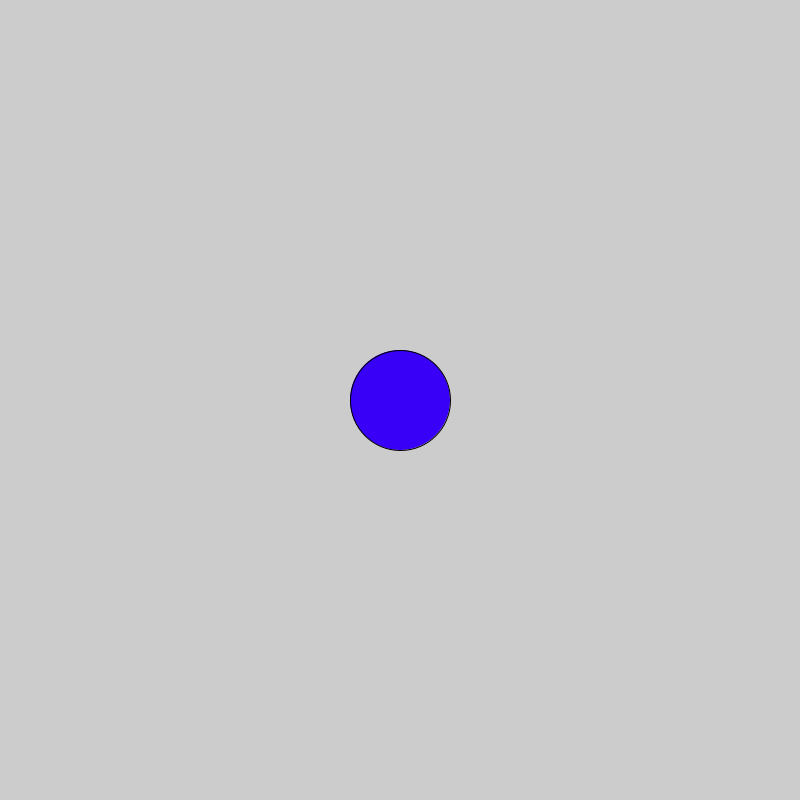
Frame 1 (no input)
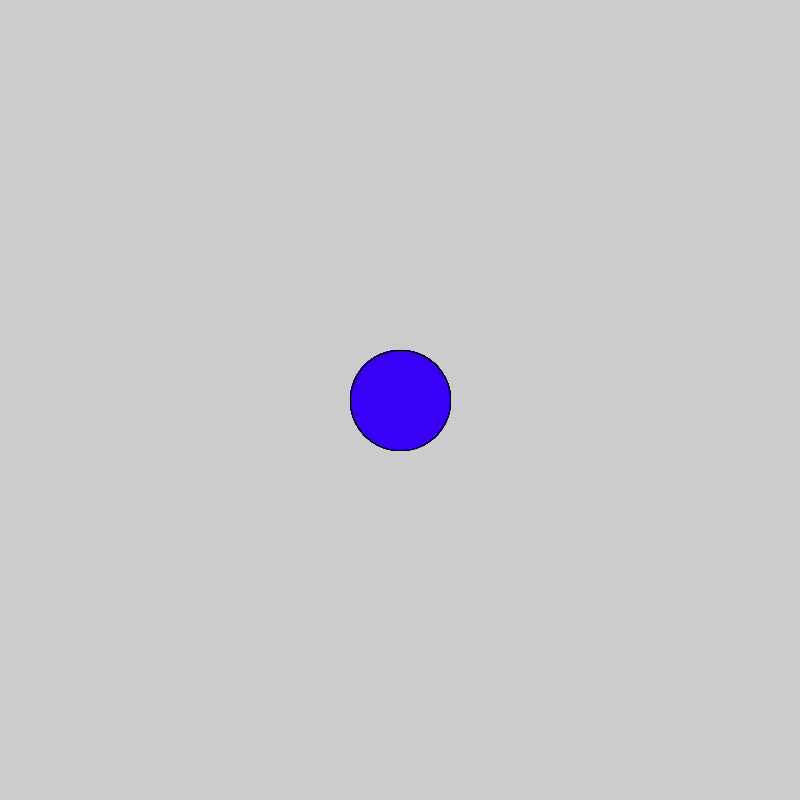
Frame 60 (the mouse pressed at the canvas centre just before this capture)
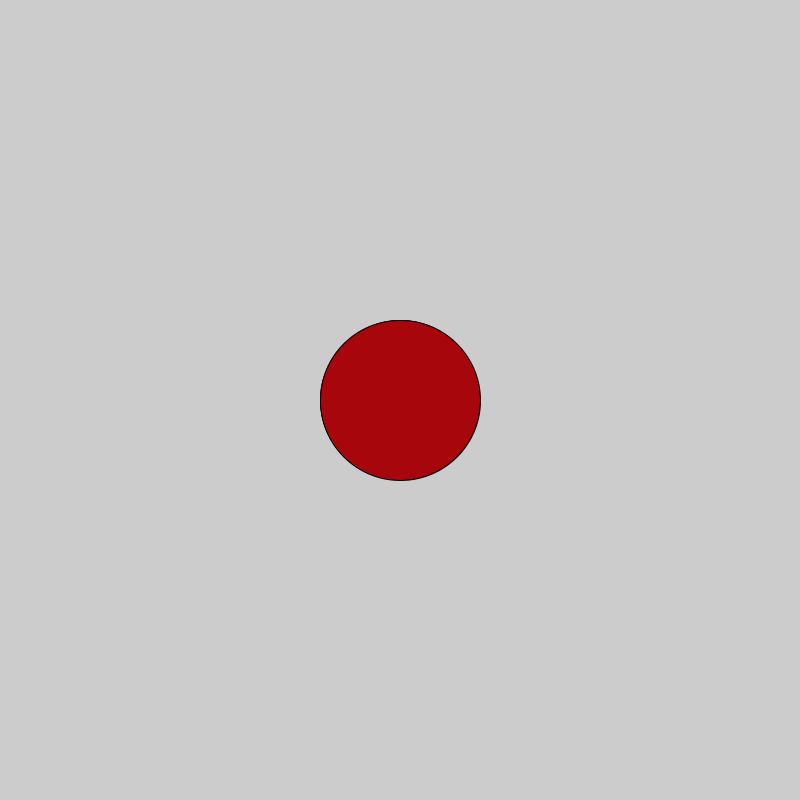
Frame 120 (the mouse held since frame 60 and released just before this capture)

The Processing sketch that drew these frames (run headless with seeded random() and noise(); from frame 60 on, the mouse is pressed at the canvas centre):

// Processing sketch: LogicalDot
// ── LogicalDot.pde
int s = 100;

void setup(){
  size(800,800);
}

void draw(){
  if(mousePressed==true){
    s+=1;
    fill(#A7070C);
    ellipse(400,400,s,s);
  }
  else{
    fill(#3800F7);
    ellipse(400,400,s,s);
  }
}
